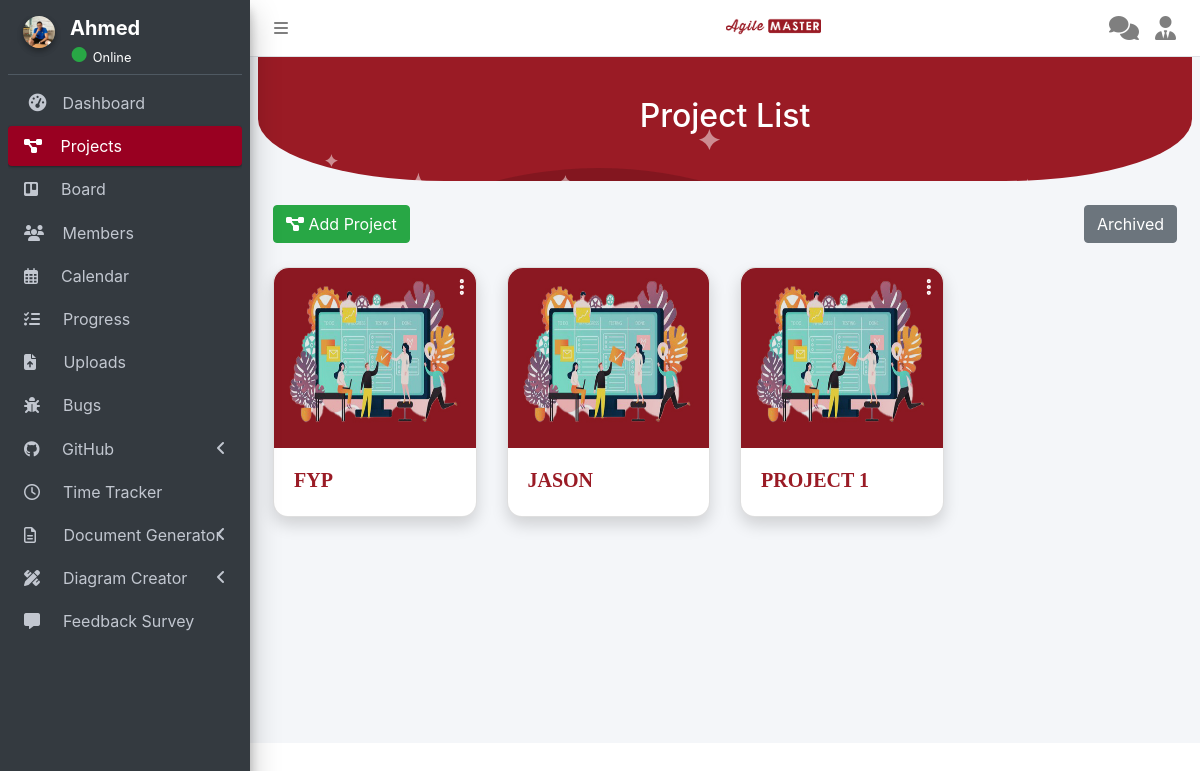
The app's page /user/project.php (signed in) with its own data.
### tables this page shows
CREATE TABLE `users` (
  `user_id` int(11) NOT NULL,
  `fname` varchar(255) NOT NULL,
  `lname` varchar(255) NOT NULL,
  `age` int(11) NOT NULL,
  `occupation` varchar(255) NOT NULL,
  `city` varchar(255) NOT NULL,
  `country` varchar(255) NOT NULL,
  `email` varchar(255) NOT NULL,
  `password` varchar(255) NOT NULL,
  `photo` varchar(255) NOT NULL,
  `unique_id` int(255) NOT NULL,
  `status` varchar(255) NOT NULL,
  `role` varchar(255) NOT NULL DEFAULT 'project member'
);

CREATE TABLE `user_project` (
  `user_proj_id` int(11) NOT NULL,
  `user_id` int(11) NOT NULL,
  `project_id` int(11) NOT NULL
);

CREATE TABLE `project` (
  `project_id` int(11) NOT NULL,
  `project_name` varchar(255) NOT NULL,
  `project_description` text NOT NULL,
  `status` varchar(255) NOT NULL DEFAULT 'Active'
);

### helpers/module.php (called while the page is built, shortened)
<?php
function get_user($userId)
{
	global $conn;
	$result = mysqli_query($conn, "SELECT * FROM `users` WHERE `user_id` = '".$userId."'");
	return $result;
}
function getAllActiveProjects($project_id)
{
	global $conn;
	$result = mysqli_query($conn, "SELECT project_name, project_description FROM `project`  WHERE `project_id` = '".$project_id."' AND `status` = 'Active' order by 'project_name' ASC");
	return $result;
}
function getProjectByUser($userId)
{
	global $conn;
	$result = mysqli_query($conn, "SELECT * FROM `user_project` WHERE `user_id` = '".$userId."'");
	return $result;
}
?>

### user/project.php (the view, shortened to what this page needs)
<?php
   include_once '../connection/dbconnection.php';
   include_once '../helpers/module.php';
   ?>
<?php
$data = 50;
$encrypt_1 =  $data*rand(10,10000);
?>
<!DOCTYPE html>
<html>
   <head>
      <?php include('../navigation/head.php');?>
   </head>
   <body class="hold-transition sidebar-mini layout-fixed">
      <div class="wrapper">
         <?php include('../navigation/topbar.php');?>
         <?php include('../navigation/user/project_sidebar.php');?>
         <div class="content-wrapper">
            <section class="content">
			<div class="bg-custom">
				<div class="bg-img" style="text-align: center;">
					<div class="searchContainer">
						<h2>Project List</h2>
					</div>
				</div>
                <br>
			</div>
				<br>
               <div class="container-fluid">
                  <button type="button" class="btn btn-success" data-toggle="modal" data-target="#exampleModalCenter">
                  <i class="fas fa-project-diagram"></i> Add Project
                  </button>
                  <button type="button" class="btn btn-secondary" style="float: right;" onclick="location.href='archive_project.php'"><span class="iconify" data-icon="bi-archive" data-inline="false"></span> Archived</button>
                  <br><br>
                  <div class="row" id="wrapper">
                     <?php
                        $getProjectByUser = getProjectByUser($userId);
                        while($row = mysqli_fetch_array($getProjectByUser))
                           {
                               $getAllProjects = getAllActiveProjects($row['project_id']);
                               $rRow = mysqli_fetch_array($getAllProjects);
                               $project_id = $row['project_id'];
                            if(mysqli_num_rows($getAllProjects) > 0) {
                             ?>
                     <div class="box-wrap col-xl-3 col-md-4 mb-4" >
                        <div class="card shadow" style="border-radius: 15px;">
							<a href="project_details.php?project_id=<?php echo $row['project_id'].urlencode(base64_encode($encrypt_1)); ?>">
                           <img src="../resources/images/5.jpg" height="180" class="" style="filter: brightness(90%); color: #990021; width: 100%; border-top-left-radius: 15px; border-top-right-radius: 15px;" /></a>
                           <?php
                              $u_query = $conn->query("SELECT * FROM `user_created_project` WHERE `created_proj_id` = '$project_id'") or die(mysqli_error());
                              $u_fetch = $u_query->fetch_array();
                              if($u_fetch['user_id'] == $userId)
                              {
                              ?>
                           <div class="item-action dropdown" align="right" style="position: absolute; right: 5px; top: 5px; z-index: 1;" >
                              <a id="board-id" href="#" data-toggle="dropdown" class="text-muted" data-abc="true" >
                              </a>
                           </div>
                           <?php
                            }
                            ?>
						   <a href="project_details.php?project_id=<?php echo $row['project_id'].urlencode(base64_encode($encrypt_1)); ?>" class="h5 font-weight-bold text-uppercase mb-1">
                               <div class="card-body" style="color:#9a1b25;">
                                  <?php echo $rRow['project_name']; ?>
                               </div>
						   </a>
                        </div>
                     </div>
                     <?php
                        }
                        }
                        ?>
                  </div>
               </div>
            </section>
         </div>
      </div>
   </body>
</html>

### navigation/user/project_sidebar.php (shortened to what this page needs)
<aside class="main-sidebar sidebar-dark-primary elevation-4">
	<div class="sidebar">
		<div class="user-panel mt-3 d-flex">
            <div class="col-auto ">
                <a href="profile.php" class="avatar avatar-xl rounded-circle">
                    <?php
                        $get_user = get_user($userId);
                        $row = mysqli_fetch_array($get_user);
                        echo '<img src="../upload/profile/'.$row["photo"].'" id="sideimg" class="img-circle elevation-2" alt="User Image">';
                    ?>
                </a>
            </div>
            <div class="col right ml--1 mb-1">
                <h5 class="mb-0">
                    <a href="profile.php" class="text-white"><strong> <?php echo $row["fname"]; ?></strong></a>
                </h5>
                <?php
                        if($row["status"] == "Online"){
                            echo'
                                <span class="text-success text-lg">●</span>
                                <small class="text-white">Online</small>';
                        }else{
                            echo'
                                <span class="text-light text-lg">●</span>
                                <small class="text-white">Offline</small>';
                        }
                ?>
            </div>
		</div>
		<nav class="mt-2" >
			<ul class="nav nav-pills nav-sidebar flex-column" data-widget="treeview" role="menu" data-accordion="false">
				<li class="nav-item has-treeview">
					<a href="../user/dashboard.php" class="nav-link">
						<i class="nav-icon fas fa-tachometer-alt"></i>
						<p>
							&nbsp;Dashboard
						</p>
					</a>
				</li>
				<li class="nav-item">
					<a href="../user/project.php" class="nav-link active">
						<i class="fas fa-project-diagram"></i>
						<p>
							&nbsp;&nbsp;&nbsp;Projects
						</p>
					</a>
				</li>
				<li class="nav-item">
					<a href="../user/board.php" class="nav-link">
						<i class="fab fa-trello"></i>
						<p>
							&nbsp;&nbsp;&nbsp;&nbsp;Board
						</p>
					</a>
				</li>
				<li class="nav-item">
					<a href="members.php" class="nav-link">
						<i class="fas fa-users"></i>
						<p>
							&nbsp;&nbsp;&nbsp;Members
						</p>
					</a>
				</li>
				<li class="nav-item">
					<a href="../calendar/index.php" class="nav-link">
						<i class="far fa-calendar-alt"></i>
						<p>
							&nbsp;&nbsp;&nbsp;&nbsp;Calendar
						</p>
					</a>
				</li>
				<li class="nav-item">
					<a href="progress.php" class="nav-link">
						<i class="fas fa-tasks"></i>
						<p>
							&nbsp;&nbsp;&nbsp;&nbsp;Progress
						</p>
					</a>
				</li>
				<li class="nav-item">
					<a href="../user/upload_files.php" class="nav-link">
						<i class="fas fa-file-upload"></i>
						<p>
							&nbsp;&nbsp;&nbsp;&nbsp;&nbsp;Uploads
						</p>
					</a>
				</li>
				<li class="nav-item">
					<a href="../user/bug_report.php" class="nav-link">
						<i class="fas fa-bug"></i>
						<p>
							&nbsp;&nbsp;&nbsp;&nbsp;Bugs
						</p>
					</a>
				</li>
				<li class="nav-item has-treeview">
					<a href="#" class="nav-link">
						<i class="fab fa-github"></i>
						<p>
							&nbsp;&nbsp;&nbsp;&nbsp;GitHub
							<i class="fas fa-angle-left right"></i>
						</p>
					</a>
				</li>
				<li class="nav-item">
					<a href="../timetracker/timetracker.php" class="nav-link">
						<i class="far fa-clock"></i>
						<p>
							&nbsp;&nbsp;&nbsp;&nbsp;Time Tracker
						</p>
					</a>
				</li>
				<li class="nav-item has-treeview">
					<a href="#" class="nav-link">
						<i class="far fa-file-alt"></i>
						<p>
							&nbsp;&nbsp;&nbsp;&nbsp;&nbsp;Document Generator
							<i class="right fas fa-angle-left"></i>
						</p>
					</a>
				</li>
				<li class="nav-item has-treeview">
					<a href="#" class="nav-link">
						<i class="fas fa-pencil-ruler"></i>
						<p>
							&nbsp;&nbsp;&nbsp;&nbsp;Diagram Creator
							<i class="right fas fa-angle-left"></i>
						</p>
					</a>
				</li>
				<li class="nav-item">
					<a href="feedback.php" class="nav-link">
						<i class="fas fa-comment-alt"></i>
						<p>
							&nbsp;&nbsp;&nbsp;&nbsp;Feedback Survey
						</p>
					</a>
				</li>
				<br ><br ><br >
			</ul>
		</nav>
    </div>
</aside>

### dependencies/css/style.css (style rules this page uses)
body { font-family: "Open Sans", sans-serif; color: #444444; }
a { text-decoration: none; color: #990021; }
.card .item-action #board-id { color: #ffffff; text-decoration: none; }
ul { list-style: none; margin: 0; padding: 0px; }
.box-wrap .card a { color: #d1022f; transition: 0.3s; text-decoration: none; font-family: HelveticaUltraLight; }
section { padding: 60px 0; overflow: hidden; position: relative; }

### user/project.php (style rules this page uses)
#wrapper .card { cursor: pointer; }
.bg-custom { background-image: url("../resources/images/profile_header.png"); background-color: #9a1b25; border-bottom-left-radius: 20% 50%; border-bottom-right-radius: 20% 50%; }
.bg-img { max-width: 35%; min-height: 100px; max-height: auto; margin-left:auto; margin-right:auto; text-align: center; background-position: center; background-repeat: no-repeat; background-size: cover; color: white; padding: 40px 0px 0px 0px; font-size: 60px; font-weight: bold; }

### navigation/user/project_sidebar.php (style rules this page uses)
#sideimg { height: 4vh; width: 4vh; object-fit: cover; border-radius: 100% 100%; }
.right { margin-left: -15px; }

### records on screen
users: photo (picture), fname "Ahmed"
user_project: project.project_name "FYP"
user_project: project.project_name "JASON"
user_project: project.project_name "PROJECT 1"
